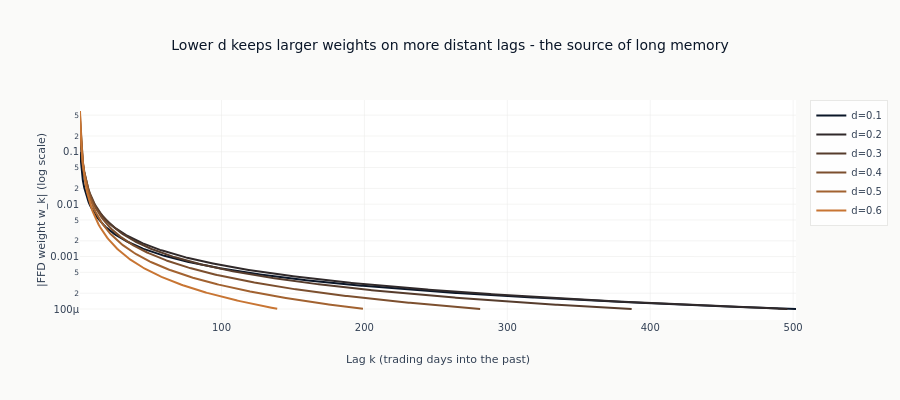

The notebook cell this image was saved under:
### Markdown cell above
## 5. Visualize FFD Weights

FFD weights determine how much memory is preserved. Every weight sequence starts
at $w_0 = 1$; the memory difference lives in the **tail**. Plotting the weight
magnitude on a log scale (skipping $w_0$) makes the decay rate visible: a lower
$d$ keeps larger weights on more distant lags, and its window (where the weights
finally fall below the truncation threshold) extends further into the past.

### Code cell
# Blue -> copper gradient ordered by d (dark = low d / long memory, warm = high d).
def _hex_gradient(c0: str, c1: str, n: int) -> list[str]:
    lo = np.array([int(c0[i : i + 2], 16) for i in (1, 3, 5)])
    hi = np.array([int(c1[i : i + 2], 16) for i in (1, 3, 5)])
    out = []
    for t in np.linspace(0, 1, n):
        r, g, b = (lo + (hi - lo) * t).astype(int)
        out.append(f"#{r:02x}{g:02x}{b:02x}")
    return out


d_colors = _hex_gradient(COLORS["blue"], COLORS["copper"], len(TEACHING_D_GRID))

# Visualize weight magnitude (log scale) for different d values
fig = go.Figure()

for d, color in zip(TEACHING_D_GRID, d_colors):
    weights = get_ffd_weights(d, threshold=FFD_THRESHOLD)
    # Skip w_0 = 1 (identical for every d); the memory difference is in the tail.
    fig.add_trace(
        go.Scatter(
            x=list(range(1, len(weights))),
            y=np.abs(weights[1:]),
            mode="lines",
            name=f"d={d}",
            line=dict(color=color, width=2),
        )
    )

fig.update_layout(
    height=400,
    title="Lower d keeps larger weights on more distant lags - the source of long memory",
    xaxis_title="Lag k (trading days into the past)",
    yaxis_title="|FFD weight w_k| (log scale)",
    yaxis=dict(type="log"),
)
fig.show()

# Weight counts
print(f"\nWeight Counts (threshold={FFD_THRESHOLD:.0e}):")
for d in TEACHING_D_GRID:
    weights = get_ffd_weights(d, threshold=FFD_THRESHOLD)
    print(f"  d={d}: {len(weights)} weights")

### Figure 1 — Plotly figure (JSON) as saved in the notebook; plotly's stock layout.template omitted (floating-point values rounded to 4 significant figures; data arrays with more than 128 entries replaced by an {"elided": "..."} marker saying what was removed)
{"data": [{"line": {"color": "#0a1628", "width": 2}, "mode": "lines", "name": "d=0.1", "type": "scatter", "x": {"elided": "502 int values"}, "y": {"elided": "502 float values"}}, {"line": {"color": "#30292a", "width": 2}, "mode": "lines", "name": "d=0.2", "type": "scatter", "x": {"elided": "496 int values"}, "y": {"elided": "496 float values"}}, {"line": {"color": "#563c2c", "width": 2}, "mode": "lines", "name": "d=0.3", "type": "scatter", "x": {"elided": "387 int values"}, "y": {"elided": "387 float values"}}, {"line": {"color": "#7c4f2e", "width": 2}, "mode": "lines", "name": "d=0.4", "type": "scatter", "x": {"elided": "281 int values"}, "y": {"elided": "281 float values"}}, {"line": {"color": "#a26230", "width": 2}, "mode": "lines", "name": "d=0.5", "type": "scatter", "x": {"elided": "199 int values"}, "y": {"elided": "199 float values"}}, {"line": {"color": "#c87533", "width": 2}, "mode": "lines", "name": "d=0.6", "type": "scatter", "x": {"elided": "139 int values"}, "y": {"elided": "139 float values"}}], "layout": {"height": 400, "title": {"text": "Lower d keeps larger weights on more distant lags - the source of long memory"}, "xaxis": {"title": {"text": "Lag k (trading days into the past)"}}, "yaxis": {"title": {"text": "|FFD weight w_k| (log scale)"}, "type": "log"}}}
